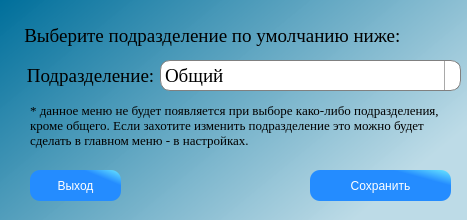
<?xml version="1.0" encoding="UTF-8"?>
<ui version="4.0">
 <class>MainWindow</class>
 <widget class="QMainWindow" name="MainWindow">
  <property name="geometry">
   <rect>
    <x>0</x>
    <y>0</y>
    <width>467</width>
    <height>220</height>
   </rect>
  </property>
  <property name="minimumSize">
   <size>
    <width>467</width>
    <height>180</height>
   </size>
  </property>
  <property name="maximumSize">
   <size>
    <width>467</width>
    <height>220</height>
   </size>
  </property>
  <property name="windowTitle">
   <string>Настройки</string>
  </property>
  <property name="styleSheet">
   <string notr="true">QWidget#centralwidget{
     background:qlineargradient(spread:pad, x1:0, y1:0, x2:1, y2:0.574, stop:0 rgba(0, 111, 155, 255), stop:1 rgba(187, 218, 230, 248));
}</string>
  </property>
  <widget class="QWidget" name="centralwidget">
   <widget class="QPushButton" name="closeButton">
    <property name="geometry">
     <rect>
      <x>30</x>
      <y>170</y>
      <width>91</width>
      <height>31</height>
     </rect>
    </property>
    <property name="styleSheet">
     <string notr="true">QPushButton{
     background-color: qlineargradient(spread:pad, x1:0.75, y1:0.204545, x2:1, y2:0, stop:0 rgba(36, 140, 255, 255), stop:1 rgba(106, 232, 255, 255));
     border-style: outset;
     border-radius: 10px;
     font: 10pt &quot;Times New Roman&quot;;
	 color:white;
 }

QPushButton:hover{
     background-color:qlineargradient(spread:reflect, x1:0, y1:0.261, x2:0.989, y2:0, stop:0.267045 rgba(255, 0, 0, 255), stop:1 rgba(255, 255, 255, 255));
     border-style: inset;
     font: 12pt &quot;Times New Roman&quot;;
	 color:black;
 }</string>
    </property>
    <property name="text">
     <string>Выход</string>
    </property>
   </widget>
   <widget class="QPushButton" name="saveButton">
    <property name="geometry">
     <rect>
      <x>310</x>
      <y>170</y>
      <width>141</width>
      <height>31</height>
     </rect>
    </property>
    <property name="styleSheet">
     <string notr="true">QPushButton{
     background-color: qlineargradient(spread:pad, x1:0.75, y1:0.204545, x2:1, y2:0, stop:0 rgba(36, 140, 255, 255), stop:1 rgba(106, 232, 255, 255));
     border-style: outset;
     border-radius: 10px;
     font: 10pt &quot;Times New Roman&quot;;
	 color:white;
 }

QPushButton:hover{
     background-color:qlineargradient(spread:pad, x1:0, y1:0, x2:1, y2:0, stop:0 rgba(0, 171, 0, 255), stop:1 rgba(255, 255, 255, 255));
     border-style: inset;
     font: 12pt &quot;Times New Roman&quot;;
	 color:black;
 }</string>
    </property>
    <property name="text">
     <string>Сохранить</string>
    </property>
   </widget>
   <widget class="QLabel" name="label_2">
    <property name="geometry">
     <rect>
      <x>10</x>
      <y>10</y>
      <width>441</width>
      <height>51</height>
     </rect>
    </property>
    <property name="font">
     <font>
      <family>Times New Roman</family>
      <pointsize>14</pointsize>
      <weight>50</weight>
      <bold>false</bold>
     </font>
    </property>
    <property name="styleSheet">
     <string notr="true">font: 14pt &quot;Times New Roman&quot;;</string>
    </property>
    <property name="text">
     <string>   Выберите подразделение по умолчанию ниже:</string>
    </property>
    <property name="alignment">
     <set>Qt::AlignLeading|Qt::AlignLeft|Qt::AlignVCenter</set>
    </property>
    <property name="wordWrap">
     <bool>true</bool>
    </property>
   </widget>
   <widget class="QComboBox" name="type_menuBox">
    <property name="geometry">
     <rect>
      <x>160</x>
      <y>60</y>
      <width>301</width>
      <height>31</height>
     </rect>
    </property>
    <property name="font">
     <font>
      <family>Times New Roman</family>
      <pointsize>14</pointsize>
      <weight>9</weight>
      <italic>false</italic>
      <bold>false</bold>
     </font>
    </property>
    <property name="styleSheet">
     <string notr="true">QComboBox {
    border: 1px solid gray;
    border-radius: 10px;
    font: 75 14pt &quot;Times New Roman&quot;;
}
QComboBox QAbstractItemView {
    border: 3px solid darkgray;
    selection-background-color:qlineargradient(spread:pad, x1:0.886, y1:0.0625, x2:1, y2:0, stop:0.869318 rgba(0, 124, 255, 237), stop:1 rgba(255, 255, 255, 255));
}
QComboBox:on { /* shift the text when the popup opens */
    padding-top: 3px;
    padding-left: 4px;
}

QComboBox::drop-down {
    subcontrol-origin: padding;
    subcontrol-position: top right;
    width: 15px;
    border-left-width: 1px;
    border-left-color: darkgray;
    border-left-style: solid; /* just a single line */
    border-top-right-radius: 3px; /* same radius as the QComboBox */
    border-bottom-right-radius: 3px;
}

QComboBox::down-arrow {
    image: url(:/arrow/dop/arrow.png);
	height: 18;
	width: 18;
}

QComboBox::down-arrow:on { /* shift the arrow when popup is open */
    top: 1px;
    left: 1px;
}
QComboBox:editable {
    background: white;
}

QComboBox:!editable, QComboBox::drop-down:editable {
     background: qlineargradient(x1: 0, y1: 0, x2: 0, y2: 1,
                                 stop: 0 #E1E1E1, stop: 0.4 #DDDDDD,
                                 stop: 0.5 #D8D8D8, stop: 1.0 #D3D3D3);
}

/* QComboBox gets the &quot;on&quot; state when the popup is open */
QComboBox:!editable:on, QComboBox::drop-down:editable:on {
    background: qlineargradient(x1: 0, y1: 0, x2: 0, y2: 1,
                                stop: 0 #D3D3D3, stop: 0.4 #D8D8D8,
                                stop: 0.5 #DDDDDD, stop: 1.0 #E1E1E1);
}
QComboBox QAbstractItemView::item:hover {
    color: black;
    background-color: lightgreen;   /*  The whole drop-down window crosss the background color of each item */
}

/*  After dropping, the entire drop-down window is selected for each pattern. */
QComboBox QAbstractItemView::item:selected {
    color: #FFFFFF;
    background-color: lightgreen;
}
QComboBox:hover {
    background:qradialgradient(spread:pad, cx:0.5, cy:0.5, radius:0.5, fx:0.5, fy:0.5, stop:0 rgba(209, 248, 255, 255), stop:1 rgba(234, 255, 255, 255));
}</string>
    </property>
    <item>
     <property name="text">
      <string>Общий</string>
     </property>
    </item>
    <item>
     <property name="text">
      <string>Монтажное подраздление</string>
     </property>
    </item>
    <item>
     <property name="text">
      <string>Производственное подразделение</string>
     </property>
    </item>
   </widget>
   <widget class="QLabel" name="label_3">
    <property name="geometry">
     <rect>
      <x>20</x>
      <y>60</y>
      <width>141</width>
      <height>31</height>
     </rect>
    </property>
    <property name="font">
     <font>
      <family>Times New Roman</family>
      <pointsize>14</pointsize>
      <weight>50</weight>
      <bold>false</bold>
     </font>
    </property>
    <property name="styleSheet">
     <string notr="true"/>
    </property>
    <property name="text">
     <string>Подразделение:</string>
    </property>
    <property name="alignment">
     <set>Qt::AlignCenter</set>
    </property>
   </widget>
   <widget class="QLabel" name="label_4">
    <property name="geometry">
     <rect>
      <x>30</x>
      <y>100</y>
      <width>431</width>
      <height>51</height>
     </rect>
    </property>
    <property name="font">
     <font>
      <family>Times New Roman</family>
      <pointsize>10</pointsize>
      <weight>50</weight>
      <bold>false</bold>
     </font>
    </property>
    <property name="styleSheet">
     <string notr="true"/>
    </property>
    <property name="text">
     <string>* данное меню не будет появляется при выборе како-либо подразделения, кроме общего. Если захотите изменить подразделение это можно будет сделать в главном меню - в настройках.</string>
    </property>
    <property name="alignment">
     <set>Qt::AlignLeading|Qt::AlignLeft|Qt::AlignVCenter</set>
    </property>
    <property name="wordWrap">
     <bool>true</bool>
    </property>
   </widget>
  </widget>
 </widget>
 <resources>
  <include location="../images/images_store.qrc"/>
 </resources>
 <connections/>
</ui>
